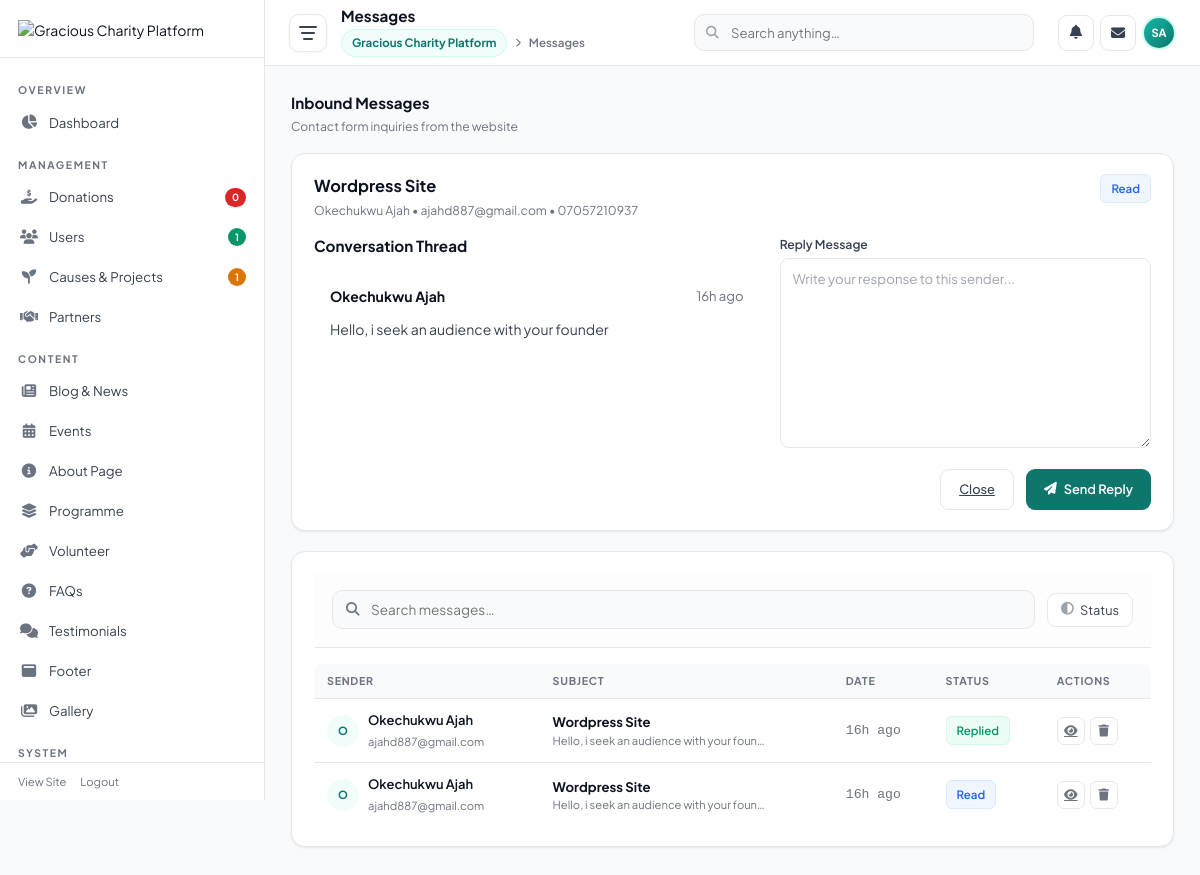
Page /admin/index.php?page=messages&id=1 (signed in) on the committed database.
### tables this page shows
CREATE TABLE contact_messages (
    id BIGINT UNSIGNED AUTO_INCREMENT PRIMARY KEY,
    name VARCHAR(190) NOT NULL,
    email VARCHAR(190) NOT NULL,
    phone VARCHAR(60) NULL,
    subject VARCHAR(255) NULL,
    message TEXT NOT NULL,
    status ENUM('unread', 'read', 'replied', 'archived') DEFAULT 'unread',
    admin_reply TEXT NULL,
    replied_at DATETIME NULL,
    created_at TIMESTAMP DEFAULT CURRENT_TIMESTAMP
);

### admin/index.php (the view, shortened to what the rows shown need)
<?php
$dbAvail = Database::available();
$recentMessages = [];
$selectedMessage = null;
if ($dbAvail) {
    $recentMessages = Database::fetchAll("SELECT * FROM contact_messages ORDER BY created_at DESC LIMIT 5") ?: [];
}
if ($dbAvail && (string)($_GET["page"] ?? "") === "messages" && (int)($_GET["id"] ?? 0) > 0) {
    $selectedMessageId = (int)($_GET["id"] ?? 0);
    $selectedMessage = Database::fetchOne("SELECT * FROM contact_messages WHERE id = :id", ["id" => $selectedMessageId]);
}
?>
<!DOCTYPE html>
<html lang="en">
<head>
<link rel="stylesheet" href="https://cdnjs.cloudflare.com/ajax/libs/font-awesome/6.5.1/css/all.min.css"/>
</head>
<body>
<div class="app">
<div class="main" id="main">
  <div class="content" id="page-messages">
    <div class="section-hd">
      <div><h2>Inbound Messages</h2><p>Contact form inquiries from the website</p></div>
    </div>
    <?php if ($selectedMessage): ?>
    <div class="card" style="margin-bottom:20px;">
      <div class="section-hd" style="margin-bottom:16px;">
        <div>
          <h3 style="margin:0;"><?php echo Helpers::e($selectedMessage["subject"] ?: "No Subject"); ?></h3>
          <p><?php echo Helpers::e($selectedMessage["name"] ?? "Unknown"); ?> • <?php echo Helpers::e($selectedMessage["email"] ?? ""); ?><?php if (!empty($selectedMessage["phone"])): ?> • <?php echo Helpers::e($selectedMessage["phone"]); ?><?php endif; ?></p>
        </div>
        <span class="badge <?php echo ($selectedMessage["status"] ?? '') === 'replied' ? 'success' : (($selectedMessage["status"] ?? '') === 'unread' ? 'warning' : 'info'); ?>"><?php echo ucfirst(Helpers::e($selectedMessage["status"] ?? "read")); ?></span>
      </div>
      <div style="display:grid;grid-template-columns:1.2fr 1fr;gap:20px;">
        <div>
          <h4 style="font-size:0.95rem;margin-bottom:10px;">Conversation Thread</h4>
          <div style="display:flex;flex-direction:column;gap:14px;">
            <div style="padding:16px;border:1px solid var(--line);border-radius:18px;background:var(--soft-bg);line-height:1.8;color:var(--mid);">
              <div style="display:flex;justify-content:space-between;gap:12px;align-items:flex-start;margin-bottom:8px;">
                <strong style="color:var(--dark);"><?php echo Helpers::e($selectedMessage["name"] ?? "Website Visitor"); ?></strong>
                <span style="font-size:0.82rem;color:var(--muted);"><?php echo Helpers::e(Helpers::ta($selectedMessage["created_at"] ?? "")); ?></span>
              </div>
              <?php echo nl2br(Helpers::e($selectedMessage["message"] ?? "")); ?>
            </div>
          </div>
        </div>
        <div>
          <form method="post">
            <div class="form-group">
              <label>Reply Message</label>
              <textarea name="reply_body" class="form-control" rows="8" placeholder="Write your response to this sender..." required></textarea>
            </div>
            <div style="display:flex;gap:12px;justify-content:flex-end;margin-top:16px;">
              <a href="index.php?page=messages" class="btn-secondary" style="padding:10px 18px;">Close</a>
              <button type="submit" class="btn-primary" style="padding:10px 18px;"><i class="fas fa-paper-plane"></i> Send Reply</button>
            </div>
          </form>
        </div>
      </div>
    </div>
    <?php endif; ?>
    <div class="card">
      <div style="overflow-x:auto">
        <table class="data-table">
          <thead><tr><th>Sender</th><th>Subject</th><th>Date</th><th>Status</th><th>Actions</th></tr></thead>
          <tbody>
            <?php if (!empty($recentMessages)): ?>
              <?php foreach ($recentMessages as $m): ?>
              <tr>
                <td data-label="Sender">
                  <div class="cell-user">
                    <div class="cell-ava" style="background:var(--brand-bg);color:var(--brand)"><?php echo Helpers::e(substr($m['name'] ?? 'U', 0, 1)); ?></div>
                    <div><span class="cell-name"><?php echo Helpers::e($m['name'] ?? 'Unknown'); ?></span><span class="cell-sub"><?php echo Helpers::e($m['email'] ?? ''); ?></span></div>
                  </div>
                </td>
                <td data-label="Subject"><strong><?php echo Helpers::e($m['subject'] ?? 'No Subject'); ?></strong><div class="cell-sub"><?php echo Helpers::e(substr($m['message'] ?? '', 0, 40)); ?>…</div></td>
                <td data-label="Date" class="mono"><?php echo Helpers::e(Helpers::ta($m['created_at'] ?? '')); ?></td>
                <td data-label="Status"><span class="badge <?php echo ($m['status'] ?? '') === 'unread' ? 'warning' : (($m['status'] ?? '') === 'replied' ? 'success' : 'info'); ?>"><?php echo ucfirst($m['status'] ?? 'read'); ?></span></td>
                <td data-label="Actions">
                  <div class="action-btns">
                    <a class="action-btn view" title="Read Message" href="index.php?page=messages&id=<?php echo (int)$m['id']; ?>"><i class="fas fa-eye"></i></a>
                    <form method="post" style="display:inline;">
                      <button type="submit" class="action-btn del" title="Delete" onclick="return confirm('Delete this message?');"><i class="fas fa-trash"></i></button>
                    </form>
                  </div>
                </td>
              </tr>
              <?php endforeach; ?>
            <?php else: ?>
              <tr><td colspan="5"><div class="empty-state"><i class="fas fa-envelope-open"></i><p>No messages yet</p></div></td></tr>
            <?php endif; ?>
          </tbody>
        </table>
      </div>
    </div>
  </div>
</div>
</div>
</body>
</html>

### rows in the picture
contact_messages: subject "Wordpress Site", name "Okechukwu Ajah", email "ajahd887@gmail.com", phone "07057210937", status "Read", created_at "16h ago", message "Hello, i seek an audience with your founder", name "O", message "Hello, i seek an audience with your foun"
contact_messages: name "O", name "Okechukwu Ajah", email "ajahd887@gmail.com", subject "Wordpress Site", message "Hello, i seek an audience with your foun", created_at "16h ago", status "Replied"

### other values in the picture
Helpers::e((string)$pendingReview) "0"
Helpers::e((string)$totalAdmins) "1"
Helpers::e((string)$publishedProgrammes) "1"
Helpers::e($siteName) "Gracious Charity Platform"
Helpers::e($adminInitials) "SA"
